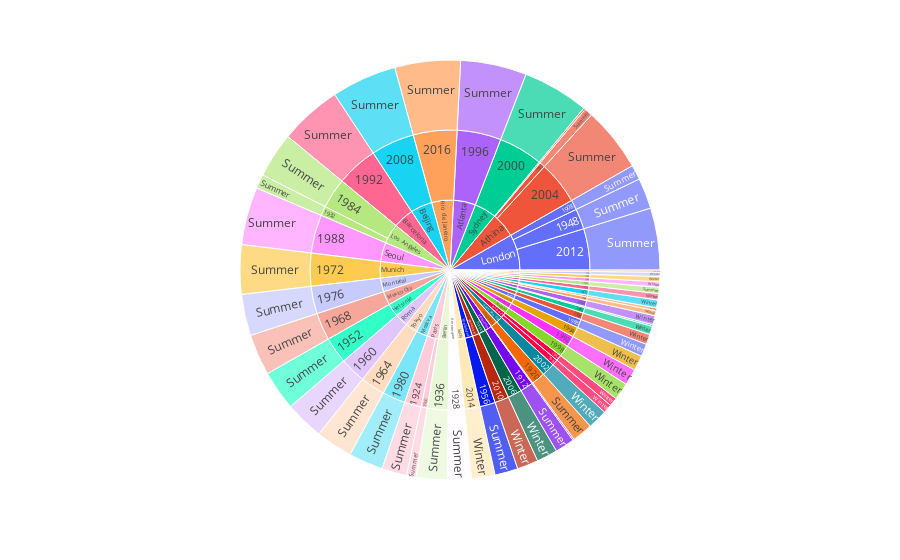

Notebook source saved alongside this figure:
### Code cell
data.head(1)
fig = px.sunburst(data, path=['City', 'Year', 'Season'])
fig.show()

### Figure 1 — Plotly figure (JSON) as saved in the notebook; plotly's stock layout.template omitted (floating-point values rounded to 4 significant figures; data arrays with more than 128 entries replaced by an {"elided": "..."} marker saying what was removed)
{"data": [{"branchvalues": "total", "domain": {"x": [0, 1], "y": [0, 1]}, "hovertemplate": "labels=%{label}<br>count=%{value}<br>parent=%{parent}<br>id=%{id}<extra></extra>", "ids": {"elided": "146 str values"}, "labels": {"elided": "146 str values"}, "name": "", "parents": {"elided": "146 str values"}, "type": "sunburst", "values": {"elided": "146 int values"}}], "layout": {"legend": {"tracegroupgap": 0}, "margin": {"t": 60}}}
